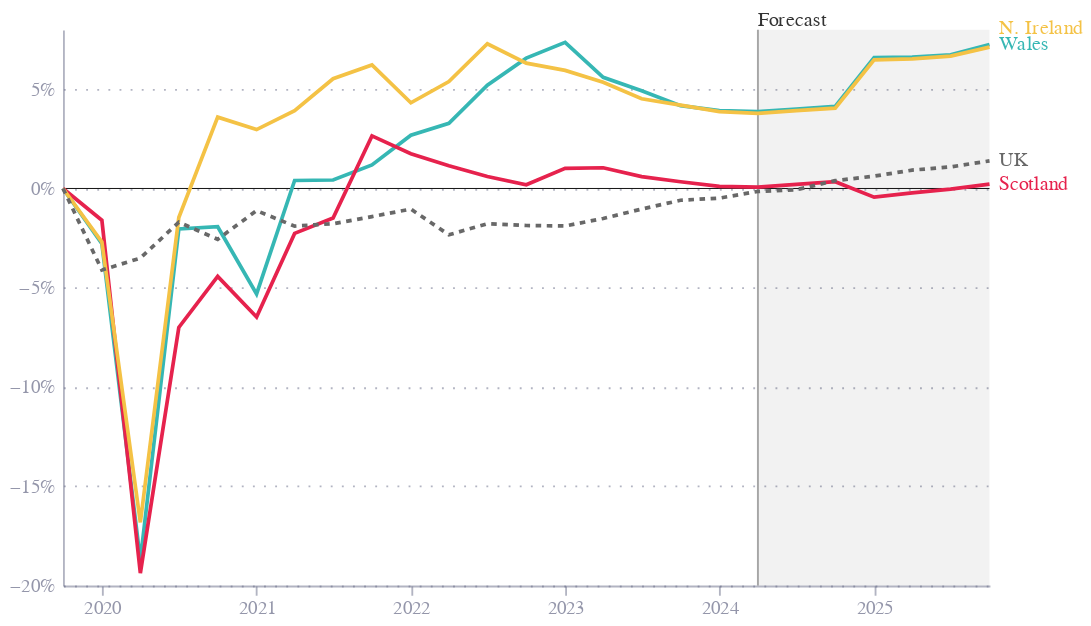

Notebook cell for this chart:
### Markdown cell above
# Fig 2

### Code cell
df = pd.read_excel("cleaned.xlsx", sheet_name="fig2")

height = 300
width = 500

df['label'] = np.where(df['date'] == '2025-10-01', df['series'], '')
df['value'] = df['value'] / 100

base = alt.Chart(df).encode(
    x=alt.X("date:T"),
    y=alt.Y("value:Q", title="", axis=alt.Axis(format='%')),
    color=alt.Color("series:N", legend=None, scale=alt.Scale(domain=['Wales', 'Scotland', 'N. Ireland', 'UK'], range=["#36B7B4","hsl(347, 79.70%, 51.80%)","#F4C245", 'hsl(347, 0%, 40.80%)'])),
)

dy_offsets = {
    "Wales": 0,
    "Scotland": 0,
    "N. Ireland": -10,
    "England": 0,
}

lines = base.mark_line().encode(
    strokeDash=alt.condition(
        alt.datum.series == 'UK',
        alt.value([3, 3]),
        alt.value([0])
    ),
)

end_labels = base.mark_text(align='left',
                             dy=alt.expr(json.dumps(dy_offsets).replace('"', "'")+ '[datum.series]'),
                             dx=5).encode(
    text='label'
)

zero_line = alt.Chart(pd.DataFrame({'y': [0]})).mark_rule(color='black', size=0.5).encode(y='y')

# shade 2024-04-01 onwards as a forecast
forecast = alt.Chart(pd.DataFrame({'start': ['2024-04-01'], 'end': ['2025-10-01']})).mark_rect(opacity=0.05).encode(
    x='start:T',
    x2='end:T',
    color=alt.value('black'),
    y=alt.value(0),
    y2=alt.value(height)
)

forecase_label = alt.Chart(pd.DataFrame({'x': ['2024-04-01'], 'y': [0.5], 'text': ['Forecast']})).mark_text(
    align='left',
    opacity=0.8
).encode(
    x='x:T',
    y=alt.value(-5),
    text='text'
)

forecast_rule = alt.Chart(pd.DataFrame({'x': ['2024-04-01']})).mark_rule(color='black', opacity=0.35).encode(x='x:T')


chart = (forecast+ forecast_rule+  zero_line + lines + end_labels + forecase_label)

chart = chart.properties(
    width=width,
    height=height,
)

chart.save("fig2.json")
chart.save("fig2.png", scale_factor=2.0)

chart

### Figure 1 — Vega-Lite specification as saved in the notebook (floating-point values rounded to 4 significant figures)
{"config": {"font": "Circular Std", "mark": {"line": {"interpolate": "monotone"}}, "view": {"stroke": "transparent", "width": 400, "height": 300}, "range": {"category": ["#36B7B4", "#E6224B", "#F4C245", "#0063AF", "#00A767", "#179FDB", "#EB5C2E"], "diverging": ["#E6224B", "#E54753", "#C9C9C9", "#179FDB", "#122B39"], "heatmap": ["#C9C9C9", "#179FDB", "#0063AF", "#122B39"], "ordinal": ["#00A767", "#36B7B4", "#179FDB", "#0063AF", "#243B5A"]}, "axisX": {"domainColor": "#676A86", "domainOpacity": 0.5, "grid": false, "labelAngle": 0, "labelColor": "#676A86", "labelOpacity": 0.7, "orient": "bottom", "tickColor": "#676A86", "tickCount": 10, "tickOpacity": 0.5, "title": false, "titleAlign": "center", "titleAnchor": "middle", "titleColor": "#676A86", "titleFontSize": 12, "titleOpacity": 0.8, "titleY": -15}, "axisY": {"domainColor": "#676A86", "domainOpacity": 0.5, "gridColor": "#676A86", "gridDash": [1, 5], "gridOpacity": 0.5, "labelColor": "#676A86", "labelOpacity": 0.7, "labelPadding": 5, "tickColor": "#676A86", "tickCount": 8, "tickOpacity": 0.5, "ticks": false, "titleAlign": "left", "titleAngle": 0, "titleBaseline": "bottom", "titleColor": "#676A86", "titleFontSize": 12, "titleOpacity": 0.8, "titleX": 0, "titleY": -7}}, "layer": [{"data": {"name": "data-ca9d56f459215aaeda56571af6d83d28"}, "mark": {"type": "rect", "opacity": 0.05}, "encoding": {"color": {"value": "black"}, "x": {"field": "start", "type": "temporal"}, "x2": {"field": "end"}, "y": {"value": 0}, "y2": {"value": 300}}}, {"data": {"name": "data-4517a269b97b6cb83363b42475525dbd"}, "mark": {"type": "rule", "color": "black", "opacity": 0.35}, "encoding": {"x": {"field": "x", "type": "temporal"}}}, {"data": {"name": "data-06fd9f850666401b4599de5588b60692"}, "mark": {"type": "rule", "color": "black", "size": 0.5}, "encoding": {"y": {"field": "y", "type": "quantitative"}}}, {"data": {"name": "data-634c561d14cd992bb9f9758ef7bb356a"}, "mark": {"type": "line"}, "encoding": {"color": {"field": "series", "legend": null, "scale": {"domain": ["Wales", "Scotland", "N. Ireland", "UK"], "range": ["#36B7B4", "hsl(347, 79.70%, 51.80%)", "#F4C245", "hsl(347, 0%, 40.80%)"]}, "type": "nominal"}, "strokeDash": {"condition": {"test": "(datum.series === 'UK')", "value": [3, 3]}, "value": [0]}, "x": {"field": "date", "type": "temporal"}, "y": {"axis": {"format": "%"}, "field": "value", "title": "", "type": "quantitative"}}}, {"data": {"name": "data-634c561d14cd992bb9f9758ef7bb356a"}, "mark": {"type": "text", "align": "left", "dx": 5, "dy": {"expr": "{'Wales': 0, 'Scotland': 0, 'N. Ireland': -10, 'England': 0}[datum.series]"}}, "encoding": {"color": {"field": "series", "legend": null, "scale": {"domain": ["Wales", "Scotland", "N. Ireland", "UK"], "range": ["#36B7B4", "hsl(347, 79.70%, 51.80%)", "#F4C245", "hsl(347, 0%, 40.80%)"]}, "type": "nominal"}, "text": {"field": "label", "type": "nominal"}, "x": {"field": "date", "type": "temporal"}, "y": {"axis": {"format": "%"}, "field": "value", "title": "", "type": "quantitative"}}}, {"data": {"name": "data-86cb86127045f594c09b232bdaf1c669"}, "mark": {"type": "text", "align": "left", "opacity": 0.8}, "encoding": {"text": {"field": "text", "type": "nominal"}, "x": {"field": "x", "type": "temporal"}, "y": {"value": -5}}}], "height": 300, "width": 500, "$schema": "https://vega.github.io/schema/vega-lite/v5.8.0.json", "datasets": {"data-ca9d56f459215aaeda56571af6d83d28": [{"start": "2024-04-01", "end": "2025-10-01"}], "data-4517a269b97b6cb83363b42475525dbd": [{"x": "2024-04-01"}], "data-06fd9f850666401b4599de5588b60692": [{"y": 0}], "data-634c561d14cd992bb9f9758ef7bb356a": [{"date": "2019-10-01T00:00:00", "series": "Wales", "value": 0.0, "label": ""}, {"date": "2020-01-01T00:00:00", "series": "Wales", "value": -0.0278, "label": ""}, {"date": "2020-04-01T00:00:00", "series": "Wales", "value": -0.1873, "label": ""}, {"date": "2020-07-01T00:00:00", "series": "Wales", "value": -0.02041, "label": ""}, {"date": "2020-10-01T00:00:00", "series": "Wales", "value": -0.01927, "label": ""}, {"date": "2021-01-01T00:00:00", "series": "Wales", "value": -0.05312, "label": ""}, {"date": "2021-04-01T00:00:00", "series": "Wales", "value": 0.004016, "label": ""}, {"date": "2021-07-01T00:00:00", "series": "Wales", "value": 0.004273, "label": ""}, {"date": "2021-10-01T00:00:00", "series": "Wales", "value": 0.01189, "label": ""}, {"date": "2022-01-01T00:00:00", "series": "Wales", "value": 0.02686, "label": ""}, {"date": "2022-04-01T00:00:00", "series": "Wales", "value": 0.03281, "label": ""}, {"date": "2022-07-01T00:00:00", "series": "Wales", "value": 0.05203, "label": ""}, {"date": "2022-10-01T00:00:00", "series": "Wales", "value": 0.06564, "label": ""}, {"date": "2023-01-01T00:00:00", "series": "Wales", "value": 0.07359, "label": ""}, {"date": "2023-04-01T00:00:00", "series": "Wales", "value": 0.05599, "label": ""}, {"date": "2023-07-01T00:00:00", "series": "Wales", "value": 0.04924, "label": ""}, {"date": "2023-10-01T00:00:00", "series": "Wales", "value": 0.04173, "label": ""}, {"date": "2024-01-01T00:00:00", "series": "Wales", "value": 0.03919, "label": ""}, {"date": "2024-04-01T00:00:00", "series": "Wales", "value": 0.03871, "label": ""}, {"date": "2024-07-01T00:00:00", "series": "Wales", "value": 0.04004, "label": ""}, {"date": "2024-10-01T00:00:00", "series": "Wales", "value": 0.04136, "label": ""}, {"date": "2025-01-01T00:00:00", "series": "Wales", "value": 0.06589, "label": ""}, {"date": "2025-04-01T00:00:00", "series": "Wales", "value": 0.06622, "label": ""}, {"date": "2025-07-01T00:00:00", "series": "Wales", "value": 0.06731, "label": ""}, {"date": "2025-10-01T00:00:00", "series": "Wales", "value": 0.07255, "label": "Wales"}, {"date": "2019-10-01T00:00:00", "series": "Scotland", "value": 0.0, "label": ""}, {"date": "2020-01-01T00:00:00", "series": "Scotland", "value": -0.01604, "label": ""}, {"date": "2020-04-01T00:00:00", "series": "Scotland", "value": -0.1938, "label": ""}, {"date": "2020-07-01T00:00:00", "series": "Scotland", "value": -0.06997, "label": ""}, {"date": "2020-10-01T00:00:00", "series": "Scotland", "value": -0.0443, "label": ""}, {"date": "2021-01-01T00:00:00", "series": "Scotland", "value": -0.06475, "label": ""}, {"date": "2021-04-01T00:00:00", "series": "Scotland", "value": -0.02261, "label": ""}, {"date": "2021-07-01T00:00:00", "series": "Scotland", "value": -0.01486, "label": ""}, {"date": "2021-10-01T00:00:00", "series": "Scotland", "value": 0.02646, "label": ""}, {"date": "2022-01-01T00:00:00", "series": "Scotland", "value": 0.01752, "label": ""}, {"date": "2022-04-01T00:00:00", "series": "Scotland", "value": 0.01148, "label": ""}, {"date": "2022-07-01T00:00:00", "series": "Scotland", "value": 0.006007, "label": ""}, {"date": "2022-10-01T00:00:00", "series": "Scotland", "value": 0.001871, "label": ""}, {"date": "2023-01-01T00:00:00", "series": "Scotland", "value": 0.01014, "label": ""}, {"date": "2023-04-01T00:00:00", "series": "Scotland", "value": 0.01044, "label": ""}, {"date": "2023-07-01T00:00:00", "series": "Scotland", "value": 0.005967, "label": ""}, {"date": "2023-10-01T00:00:00", "series": "Scotland", "value": 0.003403, "label": ""}, {"date": "2024-01-01T00:00:00", "series": "Scotland", "value": 0.001036, "label": ""}, {"date": "2024-04-01T00:00:00", "series": "Scotland", "value": 0.0006597, "label": ""}, {"date": "2024-07-01T00:00:00", "series": "Scotland", "value": 0.002019, "label": ""}, {"date": "2024-10-01T00:00:00", "series": "Scotland", "value": 0.003401, "label": ""}, {"date": "2025-01-01T00:00:00", "series": "Scotland", "value": -0.004349, "label": ""}, {"date": "2025-04-01T00:00:00", "series": "Scotland", "value": -0.002178, "label": ""}, {"date": "2025-07-01T00:00:00", "series": "Scotland", "value": -0.0003338, "label": ""}, {"date": "2025-10-01T00:00:00", "series": "Scotland", "value": 0.002235, "label": "Scotland"}, {"date": "2019-10-01T00:00:00", "series": "N. Ireland", "value": 0.0, "label": ""}, {"date": "2020-01-01T00:00:00", "series": "N. Ireland", "value": -0.02696, "label": ""}, {"date": "2020-04-01T00:00:00", "series": "N. Ireland", "value": -0.1682, "label": ""}, {"date": "2020-07-01T00:00:00", "series": "N. Ireland", "value": -0.01464, "label": ""}, {"date": "2020-10-01T00:00:00", "series": "N. Ireland", "value": 0.03593, "label": ""}, {"date": "2021-01-01T00:00:00", "series": "N. Ireland", "value": 0.02967, "label": ""}, {"date": "2021-04-01T00:00:00", "series": "N. Ireland", "value": 0.03922, "label": ""}, {"date": "2021-07-01T00:00:00", "series": "N. Ireland", "value": 0.05527, "label": ""}, {"date": "2021-10-01T00:00:00", "series": "N. Ireland", "value": 0.06222, "label": ""}, {"date": "2022-01-01T00:00:00", "series": "N. Ireland", "value": 0.04314, "label": ""}, {"date": "2022-04-01T00:00:00", "series": "N. Ireland", "value": 0.05388, "label": ""}, {"date": "2022-07-01T00:00:00", "series": "N. Ireland", "value": 0.0729, "label": ""}, {"date": "2022-10-01T00:00:00", "series": "N. Ireland", "value": 0.06313, "label": ""}, {"date": "2023-01-01T00:00:00", "series": "N. Ireland", "value": 0.05947, "label": ""}, {"date": "2023-04-01T00:00:00", "series": "N. Ireland", "value": 0.05346, "label": ""}, {"date": "2023-07-01T00:00:00", "series": "N. Ireland", "value": 0.04517, "label": ""}, {"date": "2023-10-01T00:00:00", "series": "N. Ireland", "value": 0.04202, "label": ""}, {"date": "2024-01-01T00:00:00", "series": "N. Ireland", "value": 0.03873, "label": ""}, {"date": "2024-04-01T00:00:00", "series": "N. Ireland", "value": 0.03788, "label": ""}, {"date": "2024-07-01T00:00:00", "series": "N. Ireland", "value": 0.03917, "label": ""}, {"date": "2024-10-01T00:00:00", "series": "N. Ireland", "value": 0.04046, "label": ""}, {"date": "2025-01-01T00:00:00", "series": "N. Ireland", "value": 0.06479, "label": ""}, {"date": "2025-04-01T00:00:00", "series": "N. Ireland", "value": 0.06533, "label": ""}, {"date": "2025-07-01T00:00:00", "series": "N. Ireland", "value": 0.06664, "label": ""}, {"date": "2025-10-01T00:00:00", "series": "N. Ireland", "value": 0.07118, "label": "N. Ireland"}, {"date": "2019-10-01T00:00:00", "series": "UK", "value": 0.0, "label": ""}, {"date": "2020-01-01T00:00:00", "series": "UK", "value": -0.04108, "label": ""}, {"date": "2020-04-01T00:00:00", "series": "UK", "value": -0.03506, "label": ""}, {"date": "2020-07-01T00:00:00", "series": "UK", "value": -0.017, "label": ""}, {"date": "2020-10-01T00:00:00", "series": "UK", "value": -0.02558, "label": ""}, {"date": "2021-01-01T00:00:00", "series": "UK", "value": -0.01115, "label": ""}, {"date": "2021-04-01T00:00:00", "series": "UK", "value": -0.01897, "label": ""}, {"date": "2021-07-01T00:00:00", "series": "UK", "value": -0.01774, "label": ""}, {"date": "2021-10-01T00:00:00", "series": "UK", "value": -0.01416, "label": ""}, {"date": "2022-01-01T00:00:00", "series": "UK", "value": -0.01037, "label": ""}, {"date": "2022-04-01T00:00:00", "series": "UK", "value": -0.02334, "label": ""}, {"date": "2022-07-01T00:00:00", "series": "UK", "value": -0.01774, "label": ""}, {"date": "2022-10-01T00:00:00", "series": "UK", "value": -0.01865, "label": ""}, {"date": "2023-01-01T00:00:00", "series": "UK", "value": -0.01889, "label": ""}, {"date": "2023-04-01T00:00:00", "series": "UK", "value": -0.01511, "label": ""}, {"date": "2023-07-01T00:00:00", "series": "UK", "value": -0.01037, "label": ""}, {"date": "2023-10-01T00:00:00", "series": "UK", "value": -0.005941, "label": ""}, {"date": "2024-01-01T00:00:00", "series": "UK", "value": -0.004846, "label": ""}, {"date": "2024-04-01T00:00:00", "series": "UK", "value": -0.001482, "label": ""}, {"date": "2024-07-01T00:00:00", "series": "UK", "value": -0.0006356, "label": ""}, {"date": "2024-10-01T00:00:00", "series": "UK", "value": 0.003943, "label": ""}, {"date": "2025-01-01T00:00:00", "series": "UK", "value": 0.00622, "label": ""}, {"date": "2025-04-01T00:00:00", "series": "UK", "value": 0.009251, "label": ""}, {"date": "2025-07-01T00:00:00", "series": "UK", "value": 0.01088, "label": ""}, {"date": "2025-10-01T00:00:00", "series": "UK", "value": 0.01389, "label": "UK"}], "data-86cb86127045f594c09b232bdaf1c669": [{"x": "2024-04-01", "y": 0.5, "text": "Forecast"}]}}
